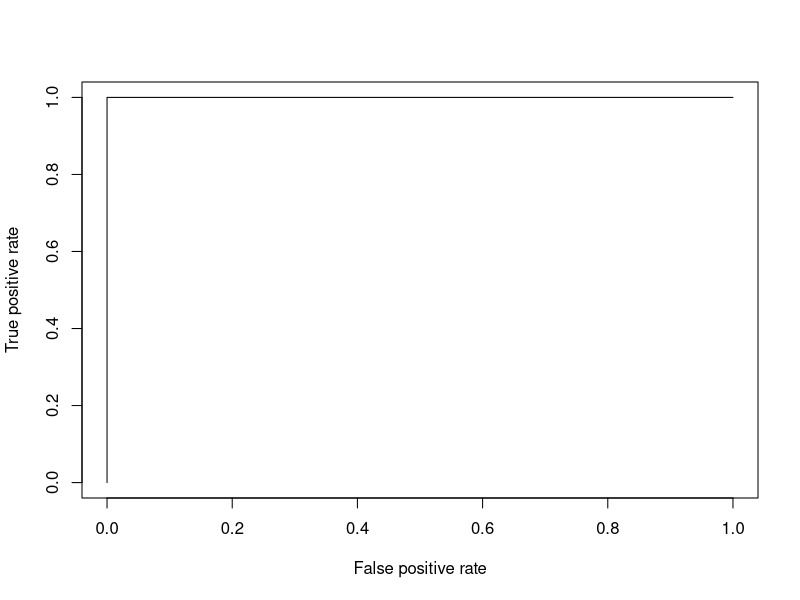
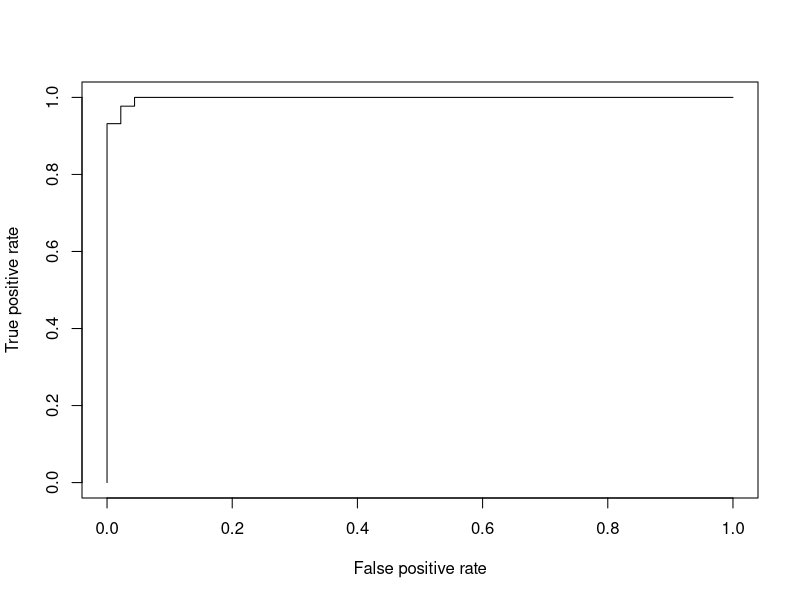
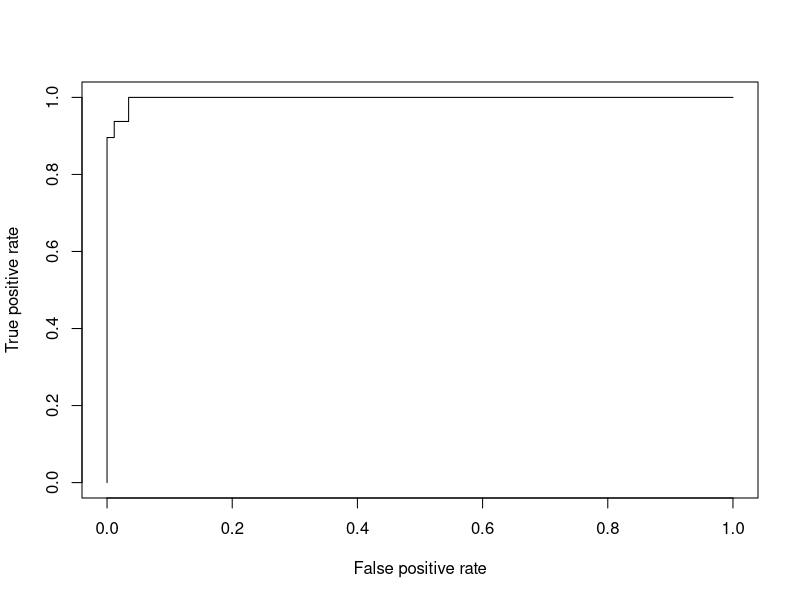

Generate these figures, in order, with R:
library(e1071)
library(ROCR)

cat("iris dataset AUC value for one class (setosa)")

data(iris)

# set random ordering
rng = sample(150, 150)
train_vals = rng[1:15]
test_vals = rng[16:150]

gen_metrics <- function(class_name) {
    x <- subset(iris, select = -Species)
    y <- 1 * (subset(iris, select = Species) == class_name)

    train_x <- x[train_vals,]
    train_y <- y[train_vals,]

    test_x <- x[test_vals,]
    test_y <- y[test_vals,]

    svm_model <- svm(Species ~ ., data = data.frame(x,Species=y))
    pred <- predict(svm_model, test_x)
    pp <- prediction(pred, test_y)
    prf <- performance(pp, "auc")
    print(prf)

    plot(performance(pp, "tpr", "fpr"))
    prf@y.values
}

# iris data
gen_metrics('setosa')
X11()
gen_metrics('versicolor')
X11()
gen_metrics('virginica')
